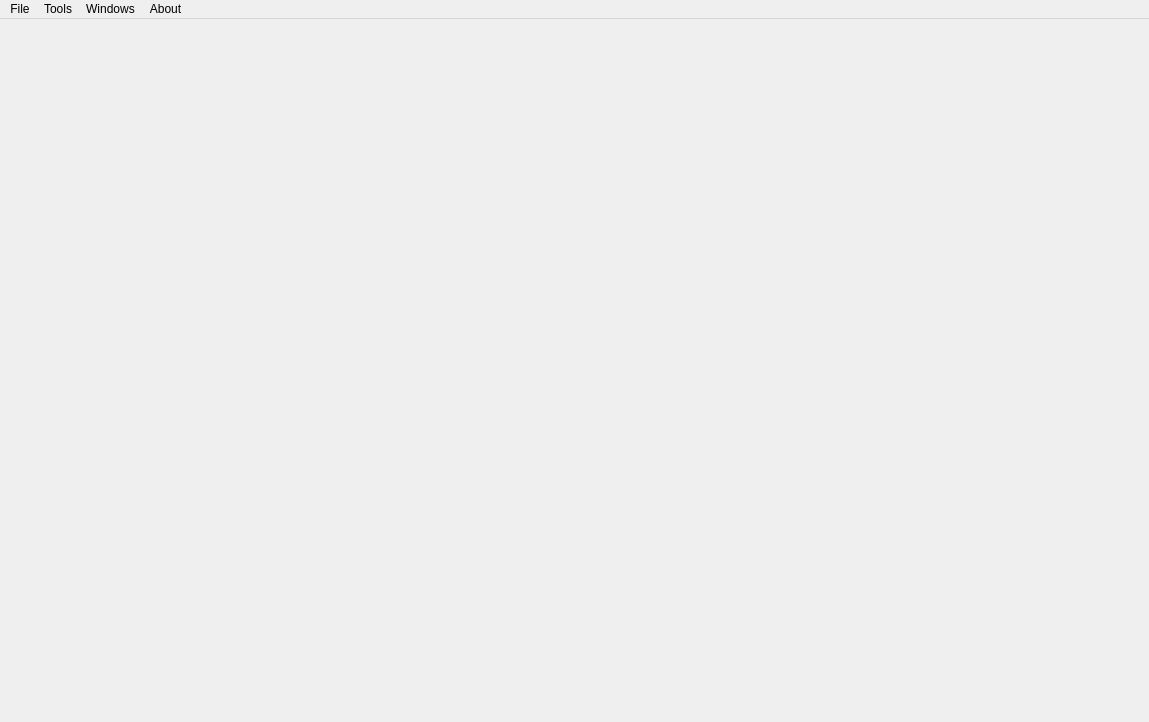
<?xml version="1.0" encoding="UTF-8"?>
<ui version="4.0">
 <class>TalpaMainWindow</class>
 <widget class="QMainWindow" name="TalpaMainWindow">
  <property name="geometry">
   <rect>
    <x>0</x>
    <y>0</y>
    <width>1149</width>
    <height>722</height>
   </rect>
  </property>
  <property name="sizePolicy">
   <sizepolicy hsizetype="Expanding" vsizetype="Expanding">
    <horstretch>0</horstretch>
    <verstretch>0</verstretch>
   </sizepolicy>
  </property>
  <property name="windowTitle">
   <string>Talpa</string>
  </property>
  <widget class="QWidget" name="centralwidget">
   <layout class="QHBoxLayout" name="horizontalLayout_2"/>
  </widget>
  <widget class="QMenuBar" name="menubar">
   <property name="geometry">
    <rect>
     <x>0</x>
     <y>0</y>
     <width>1149</width>
     <height>21</height>
    </rect>
   </property>
   <widget class="QMenu" name="menuFile">
    <property name="title">
     <string>File</string>
    </property>
    <addaction name="actionLoadModel"/>
    <addaction name="actionSaveModel"/>
    <addaction name="separator"/>
    <addaction name="actionExportKiteScene"/>
    <addaction name="separator"/>
    <addaction name="actionExit"/>
   </widget>
   <widget class="QMenu" name="menuTools">
    <property name="title">
     <string>Tools</string>
    </property>
    <addaction name="actionChangeExtent"/>
    <addaction name="actionLoadReferenceScene"/>
    <addaction name="separator"/>
    <addaction name="actionLog"/>
   </widget>
   <widget class="QMenu" name="menuAbout">
    <property name="title">
     <string>About</string>
    </property>
    <addaction name="actionHelp"/>
    <addaction name="actionAbout_Talpa"/>
   </widget>
   <widget class="QMenu" name="menuWindows">
    <property name="title">
     <string>Windows</string>
    </property>
    <addaction name="actionMisfitScene"/>
   </widget>
   <addaction name="menuFile"/>
   <addaction name="menuTools"/>
   <addaction name="menuWindows"/>
   <addaction name="menuAbout"/>
  </widget>
  <action name="actionHelp">
   <property name="text">
    <string>Online Help</string>
   </property>
   <property name="shortcut">
    <string>F1</string>
   </property>
  </action>
  <action name="actionLog">
   <property name="text">
    <string>Logger</string>
   </property>
   <property name="shortcut">
    <string>Ctrl+L</string>
   </property>
  </action>
  <action name="actionAbout_Talpa">
   <property name="text">
    <string>About Talpa</string>
   </property>
  </action>
  <action name="actionSaveModel">
   <property name="text">
    <string>Save model</string>
   </property>
   <property name="shortcut">
    <string>Ctrl+S</string>
   </property>
  </action>
  <action name="actionLoadModel">
   <property name="text">
    <string>Load model</string>
   </property>
   <property name="shortcut">
    <string>Ctrl+O</string>
   </property>
  </action>
  <action name="actionExportKiteScene">
   <property name="text">
    <string>Export kite.Scene</string>
   </property>
  </action>
  <action name="actionLoadReferenceScene">
   <property name="text">
    <string>Load Reference Scene</string>
   </property>
  </action>
  <action name="actionExit">
   <property name="text">
    <string>Exit</string>
   </property>
  </action>
  <action name="actionChangeExtent">
   <property name="text">
    <string>Change ModelScene extent</string>
   </property>
  </action>
  <action name="actionMisfitScene">
   <property name="checkable">
    <bool>true</bool>
   </property>
   <property name="enabled">
    <bool>false</bool>
   </property>
   <property name="text">
    <string>Model residual</string>
   </property>
  </action>
 </widget>
 <resources/>
 <connections>
  <connection>
   <sender>actionExit</sender>
   <signal>triggered()</signal>
   <receiver>TalpaMainWindow</receiver>
   <slot>close()</slot>
   <hints>
    <hint type="sourcelabel">
     <x>-1</x>
     <y>-1</y>
    </hint>
    <hint type="destinationlabel">
     <x>574</x>
     <y>360</y>
    </hint>
   </hints>
  </connection>
 </connections>
</ui>
